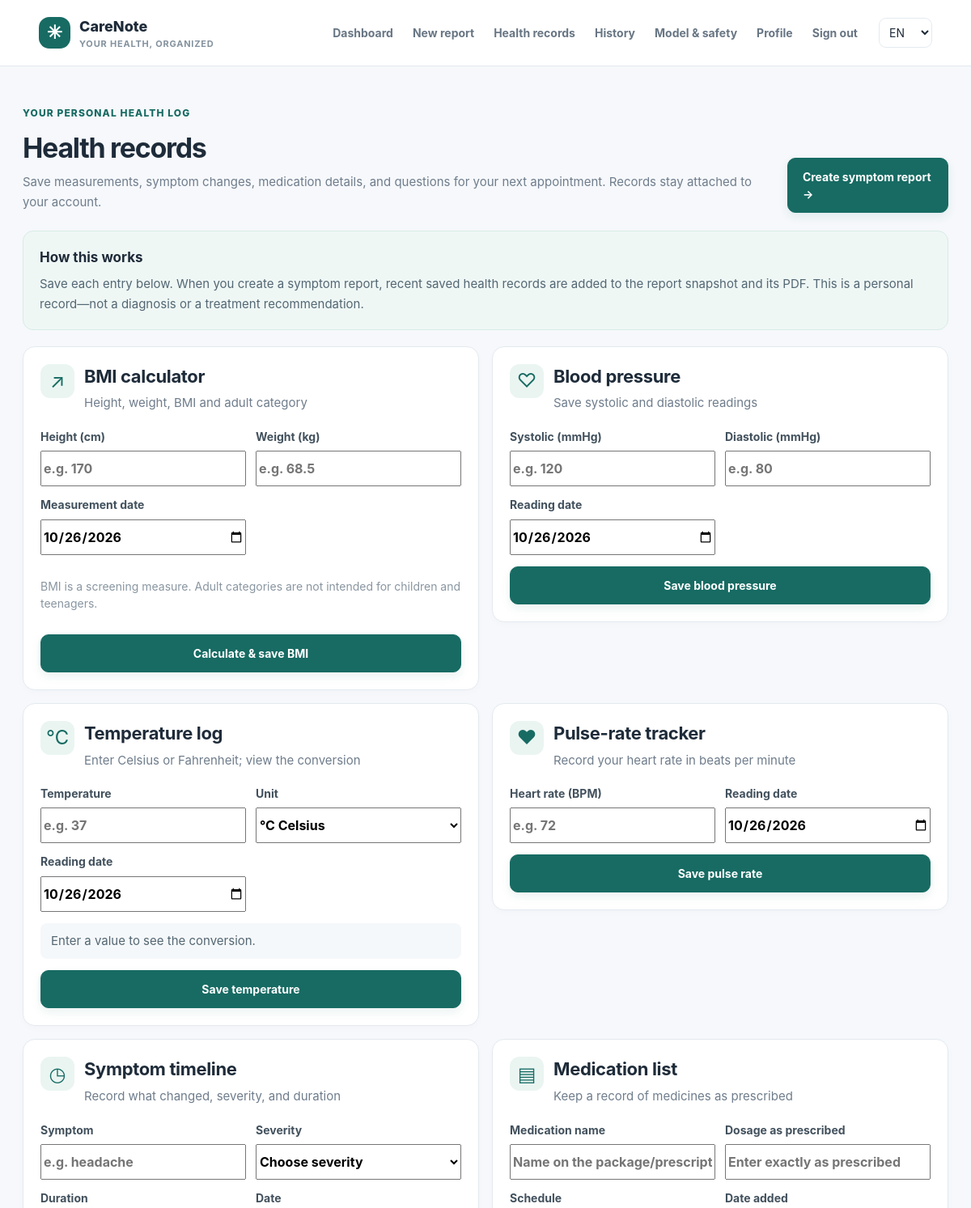
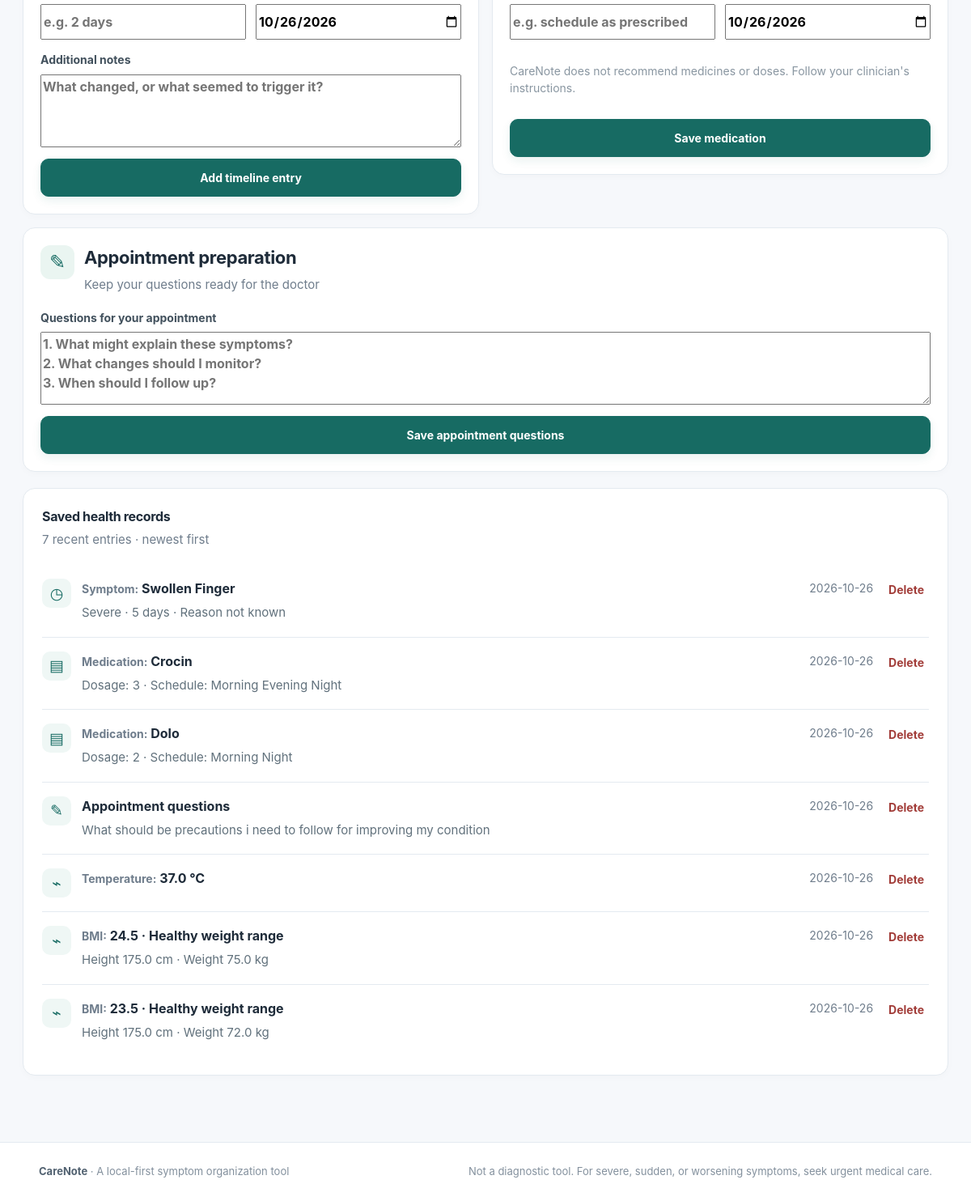
Page /health-records (signed in) on the committed database (2 pictures, top to bottom).
### tables this page shows
CREATE TABLE health_entries (
                id INTEGER PRIMARY KEY AUTOINCREMENT, user_id INTEGER NOT NULL,
                entry_type TEXT NOT NULL, entry_json TEXT NOT NULL, recorded_at TEXT NOT NULL,
                FOREIGN KEY(user_id) REFERENCES users(id) ON DELETE CASCADE);

### app.py (the view, shortened to what this page needs)
    @app.route("/health-records", methods=["GET", "POST"])
    @login_required
    def health_records_page():
        with connect_db() as db:
            rows=db.execute("SELECT id,entry_type,entry_json,recorded_at FROM health_entries WHERE user_id=? ORDER BY recorded_at DESC LIMIT 100",(g.user["id"],)).fetchall()
        entries=[]
        for row in rows:
            item=json.loads(row["entry_json"]); item.update(id=row["id"],entry_type=row["entry_type"],recorded_at=row["recorded_at"]); entries.append(item)
        return render_template("health_records.html",title="Health records",entries=entries,today=datetime.now(timezone.utc).date().isoformat())

### templates/health_records.html (shortened to what this page needs)
{% extends 'base.html' %}
{% block content %}
<section class="page-heading compact">
  <div><div class="eyebrow">YOUR PERSONAL HEALTH LOG</div><h1>Health records</h1><p>Save measurements, symptom changes, medication details, and questions for your next appointment. Records stay attached to your account.</p></div>
  <a class="button" href="{{ url_for('new_report') }}">Create symptom report →</a>
</section>
<div class="health-records-intro"><strong>How this works</strong><p>Save each entry below. When you create a symptom report, recent saved health records are added to the report snapshot and its PDF. This is a personal record—not a diagnosis or a treatment recommendation.</p></div>
<div class="health-tools-grid">
<section class="panel health-tool-card"><div class="health-tool-title"><span class="health-tool-icon">↗</span><div><h2>BMI calculator</h2><p>Height, weight, BMI and adult category</p></div></div>
<form method="post" class="health-log-form"><input type="hidden" name="csrf_token" value="{{ csrf_token() }}"><input type="hidden" name="entry_type" value="measurement"><input type="hidden" name="kind" value="bmi"><div class="health-field-grid"><label>Height (cm)<input required type="number" name="height_cm" min="50" max="250" step="0.1" placeholder="e.g. 170"></label><label>Weight (kg)<input required type="number" name="weight_kg" min="2" max="500" step="0.1" placeholder="e.g. 68.5"></label><label>Measurement date<input type="date" name="date" value="{{ today }}" required></label></div><p class="field-help">BMI is a screening measure. Adult categories are not intended for children and teenagers.</p><button class="button" type="submit">Calculate & save BMI</button></form></section>
<section class="panel health-tool-card"><div class="health-tool-title"><span class="health-tool-icon">♡</span><div><h2>Blood pressure</h2><p>Save systolic and diastolic readings</p></div></div>
<form method="post" class="health-log-form"><input type="hidden" name="csrf_token" value="{{ csrf_token() }}"><input type="hidden" name="entry_type" value="measurement"><input type="hidden" name="kind" value="blood_pressure"><div class="health-field-grid"><label>Systolic (mmHg)<input required type="number" name="systolic" min="40" max="300" placeholder="e.g. 120"></label><label>Diastolic (mmHg)<input required type="number" name="diastolic" min="20" max="200" placeholder="e.g. 80"></label><label>Reading date<input type="date" name="date" value="{{ today }}" required></label></div><button class="button" type="submit">Save blood pressure</button></form></section>
<section class="panel health-tool-card"><div class="health-tool-title"><span class="health-tool-icon">℃</span><div><h2>Temperature log</h2><p>Enter Celsius or Fahrenheit; view the conversion</p></div></div>
<form method="post" class="health-log-form" id="temperature-log-form"><input type="hidden" name="csrf_token" value="{{ csrf_token() }}"><input type="hidden" name="entry_type" value="measurement"><input type="hidden" name="kind" value="temperature"><div class="health-field-grid"><label>Temperature<input required id="health-temp-value" type="number" name="temperature_value" min="25" max="122" step="0.1" placeholder="e.g. 37"></label><label>Unit<select name="temperature_unit" id="health-temp-unit"><option value="C">°C Celsius</option><option value="F">°F Fahrenheit</option></select></label><label>Reading date<input type="date" name="date" value="{{ today }}" required></label></div><p class="temperature-conversion" id="health-temp-conversion" aria-live="polite">Enter a value to see the conversion.</p><button class="button" type="submit">Save temperature</button></form></section>
<section class="panel health-tool-card"><div class="health-tool-title"><span class="health-tool-icon">♥</span><div><h2>Pulse-rate tracker</h2><p>Record your heart rate in beats per minute</p></div></div>
<form method="post" class="health-log-form"><div class="health-field-grid"><label>Heart rate (BPM)<input required type="number" name="bpm" min="20" max="300" placeholder="e.g. 72"></label><label>Reading date<input type="date" name="date" value="{{ today }}" required></label></div><button class="button" type="submit">Save pulse rate</button></form></section>
<section class="panel health-tool-card"><div class="health-tool-title"><span class="health-tool-icon">◷</span><div><h2>Symptom timeline</h2><p>Record what changed, severity, and duration</p></div></div>
<form method="post" class="health-log-form"><input type="hidden" name="csrf_token" value="{{ csrf_token() }}"><input type="hidden" name="entry_type" value="symptom"><div class="health-field-grid"><label>Symptom<input required name="symptom_name" maxlength="120" placeholder="e.g. headache"></label><label>Severity<select name="symptom_severity" required><option value="">Choose severity</option><option>Mild</option><option>Moderate</option><option>Severe</option><option>Unsure</option></select></label><label>Duration<input required name="symptom_duration" maxlength="100" placeholder="e.g. 2 days"></label><label>Date<input type="date" name="date" value="{{ today }}" required></label></div><label>Additional notes<textarea name="notes" rows="2" maxlength="600" placeholder="What changed, or what seemed to trigger it?"></textarea></label><button class="button" type="submit">Add timeline entry</button></form></section>
<section class="panel health-tool-card"><div class="health-tool-title"><span class="health-tool-icon">▤</span><div><h2>Medication list</h2><p>Keep a record of medicines as prescribed</p></div></div>
<form method="post" class="health-log-form"><input type="hidden" name="csrf_token" value="{{ csrf_token() }}"><input type="hidden" name="entry_type" value="medication"><div class="health-field-grid"><label>Medication name<input required name="name" maxlength="120" placeholder="Name on the package/prescription"></label><label>Dosage as prescribed<input name="dosage" maxlength="120" placeholder="Enter exactly as prescribed"></label><label>Schedule<input name="schedule" maxlength="160" placeholder="e.g. schedule as prescribed"></label><label>Date added<input type="date" name="date" value="{{ today }}" required></label></div><p class="field-help">CareNote does not recommend medicines or doses. Follow your clinician's instructions.</p><button class="button" type="submit">Save medication</button></form></section>
<section class="panel health-tool-card health-tool-wide"><div class="health-tool-title"><span class="health-tool-icon">✎</span><div><h2>Appointment preparation</h2><p>Keep your questions ready for the doctor</p></div></div>
<form method="post" class="health-log-form"><input type="hidden" name="csrf_token" value="{{ csrf_token() }}"><input type="hidden" name="entry_type" value="appointment"><label>Questions for your appointment<textarea required name="questions" rows="3" maxlength="1200" placeholder="1. What might explain these symptoms?&#10;2. What changes should I monitor?&#10;3. When should I follow up?"></textarea></label><button class="button" type="submit">Save appointment questions</button></form></section>
</div>
<section class="panel health-log-history"><div class="panel-heading"><div><h2>Saved health records</h2><p>{{ entries|length }} recent entries · newest first</p></div></div>
{% if entries %}<div class="health-log-list">{% for entry in entries %}<article class="health-log-row"><div class="health-log-badge">{% if entry.entry_type=='measurement' %}⌁{% elif entry.entry_type=='symptom' %}◷{% elif entry.entry_type=='medication' %}▤{% else %}✎{% endif %}</div><div class="health-log-content"><div class="health-log-row-top"><strong>{% if entry.entry_type=='measurement' and entry.kind=='bmi' %}<span>BMI:</span> {{ entry.bmi }} · {{ entry.category }}{% elif entry.entry_type=='measurement' and entry.kind=='blood_pressure' %}<span>Blood pressure:</span> {{ entry.systolic|int }}/{{ entry.diastolic|int }} mmHg{% elif entry.entry_type=='measurement' and entry.kind=='temperature' %}<span>Temperature:</span> {{ entry.value }} °{{ entry.unit }}{% elif entry.entry_type=='measurement' and entry.kind=='pulse' %}<span>Pulse:</span> {{ entry.bpm|int }} BPM{% elif entry.entry_type=='symptom' %}<span>Symptom:</span> {{ entry.symptom }}{% elif entry.entry_type=='medication' %}<span>Medication:</span> {{ entry.name }}{% else %}Appointment questions{% endif %}</strong><span>{{ entry.date or entry.recorded_at[:10] }}</span></div>
{% if entry.kind=='bmi' %}<p><span>Height</span> {{ entry.height_cm }} cm · <span>Weight</span> {{ entry.weight_kg }} kg</p>{% elif entry.entry_type=='symptom' %}<p>{{ entry.severity }} · {{ entry.duration }}{% if entry.notes %} · {{ entry.notes }}{% endif %}</p>{% elif entry.entry_type=='medication' %}<p><span>Dosage:</span> {{ entry.dosage or 'Not entered' }} · <span>Schedule:</span> {{ entry.schedule or 'Not entered' }}</p>{% elif entry.entry_type=='appointment' %}<p class="saved-question-text">{{ entry.questions }}</p>{% endif %}</div><form method="post" action="{{ url_for('delete_health_entry',entry_id=entry.id) }}"><input type="hidden" name="csrf_token" value="{{ csrf_token() }}"><button class="text-button delete-log-button" type="submit">Delete</button></form></article>{% endfor %}</div>{% else %}<div class="empty-state"><h3>Your health log is ready</h3><p>Save a measurement, symptom, medication, or appointment question above. Your saved entries will appear here.</p></div>{% endif %}
</section>
{% endblock %}

### templates/base.html (shortened to what this page needs)
<!doctype html>
<html lang="{{ language }}">
<head>
  <link rel="stylesheet" href="{{ url_for('static', filename='style.css') }}">
</head>
<body>
<header class="topbar"><a class="brand" href="{{ url_for('landing') }}"><span class="brand-mark">✳</span><span>CareNote<small>YOUR HEALTH, ORGANIZED</small></span></a>
<nav class="nav">
{% if current_user %}<a href="{{ url_for('dashboard') }}" data-i18n="dashboard">Dashboard</a><a href="{{ url_for('new_report') }}" data-i18n="newReport">New report</a><a href="{{ url_for('health_records_page') }}">Health records</a><a href="{{ url_for('report_history') }}" data-i18n="history">History</a><a href="{{ url_for('about_model') }}" data-i18n="model">Model & safety</a><a href="{{ url_for('profile') }}" data-i18n="profile">Profile</a><form method="post" action="{{ url_for('logout') }}" class="inline-form"><input type="hidden" name="csrf_token" value="{{ csrf_token() }}"><button class="nav-button" data-i18n="signOut">Sign out</button></form>
{% else %}<a href="{{ url_for('about_model') }}" data-i18n="model">Model & safety</a><a href="{{ url_for('login') }}" data-i18n="signIn">Sign in</a><a class="button button-small" href="{{ url_for('register') }}" data-i18n="getStarted">Get started</a>{% endif %}
</nav><form method="post" action="{{ url_for('set_language') }}" class="language-form"><select id="language" name="language"><option value="en" {% if language=='en' %}selected{% endif %}>EN</option></select></form></header>
<main class="page-shell">
{% block content %}{% endblock %}
</main>
<footer class="footer"><div><strong>CareNote</strong><span> · A local-first symptom organization tool</span></div><p>Not a diagnostic tool. For severe, sudden, or worsening symptoms, seek urgent medical care.</p></footer>
</body></html>

### rows in the picture
health_entries: symptom "Swollen Finger", recorded_at "2026-10-26", severity "Severe", duration "5 days", notes "Reason not known"
health_entries: name "Crocin", recorded_at "2026-10-26", dosage "3", schedule "Morning Evening Night"
health_entries: name "Dolo", recorded_at "2026-10-26", user "2", schedule "Morning Night"
health_entries: entry_type "Appointment questions", recorded_at "2026-10-26", questions "What should be precautions i need to follow for improving my condition"
health_entries: value "37.0", unit "C", recorded_at "2026-10-26"
health_entries: bmi "24.5", category "Healthy weight range", recorded_at "2026-10-26", height_cm "175.0", weight_kg "75.0"
health_entries: bmi "23.5", category "Healthy weight range", recorded_at "2026-10-26", height_cm "175.0", weight_kg "72.0"

### other values in the picture
{{ entries|length }} "7"
